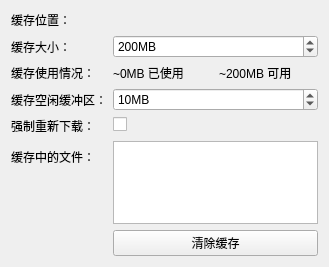
<ui version="4.0">
 <class>qSlicerSettingsCachePanel</class>
 <widget class="ctkSettingsPanel" name="qSlicerSettingsCachePanel">
  <property name="geometry">
   <rect>
    <x>0</x>
    <y>0</y>
    <width>329</width>
    <height>267</height>
   </rect>
  </property>
  <property name="windowTitle">
   <string>缓存</string>
  </property>
  <layout class="QFormLayout" name="formLayout">
   <property name="fieldGrowthPolicy">
    <enum>QFormLayout::AllNonFixedFieldsGrow</enum>
   </property>
   <item row="1" column="0">
    <widget class="QLabel" name="CachePathLabel">
     <property name="toolTip">
      <string>下载文件的缓存目录</string>
     </property>
     <property name="text">
      <string>缓存位置：</string>
     </property>
    </widget>
   </item>
   <item row="4" column="1">
    <layout class="QHBoxLayout" name="horizontalLayout_2">
     <item>
      <widget class="QLabel" name="UsedCacheSizeLabel">
       <property name="text">
        <string>~0MB 已使用</string>
       </property>
      </widget>
     </item>
     <item>
      <widget class="QLabel" name="FreeCacheSizeLabel">
       <property name="text">
        <string>~200MB 可用</string>
       </property>
      </widget>
     </item>
    </layout>
   </item>
   <item row="4" column="0">
    <widget class="QLabel" name="UsageLabel">
     <property name="toolTip">
      <string>当前缓存使用情况</string>
     </property>
     <property name="text">
      <string>缓存使用情况：</string>
     </property>
    </widget>
   </item>
   <item row="2" column="1">
    <widget class="QSpinBox" name="CacheSizeSpinBox">
     <property name="suffix">
      <string>MB</string>
     </property>
     <property name="minimum">
      <number>1</number>
     </property>
     <property name="maximum">
      <number>999999999</number>
     </property>
     <property name="singleStep">
      <number>10</number>
     </property>
     <property name="value">
      <number>200</number>
     </property>
    </widget>
   </item>
   <item row="2" column="0">
    <widget class="QLabel" name="CacheSizeLabel">
     <property name="toolTip">
      <string>下载文件专用缓存的上限</string>
     </property>
     <property name="text">
      <string>缓存大小：</string>
     </property>
    </widget>
   </item>
   <item row="6" column="1">
    <widget class="QSpinBox" name="CacheFreeBufferSpinBox">
     <property name="suffix">
      <string>MB</string>
     </property>
     <property name="maximum">
      <number>999999999</number>
     </property>
     <property name="singleStep">
      <number>10</number>
     </property>
     <property name="value">
      <number>10</number>
     </property>
    </widget>
   </item>
   <item row="6" column="0">
    <widget class="QLabel" name="CacheFreeBufferLabel">
     <property name="toolTip">
      <string>应保持的空闲空间。应为下载文件的典型大小。</string>
     </property>
     <property name="text">
      <string>缓存空闲缓冲区：</string>
     </property>
    </widget>
   </item>
   <item row="7" column="0">
    <widget class="QLabel" name="ForceRedownloadLabel">
     <property name="toolTip">
      <string>控制文件是否必须下载，即使它已经在缓存中</string>
     </property>
     <property name="text">
      <string>强制重新下载：</string>
     </property>
    </widget>
   </item>
   <item row="7" column="1">
    <widget class="QCheckBox" name="ForceRedownloadCheckBox">
     <property name="text">
      <string />
     </property>
    </widget>
   </item>
   <item row="8" column="1">
    <widget class="QListWidget" name="FilesListWidget" />
   </item>
   <item row="8" column="0">
    <widget class="QLabel" name="FilesListLabel">
     <property name="text">
      <string>缓存中的文件：</string>
     </property>
    </widget>
   </item>
   <item row="9" column="1">
    <widget class="QPushButton" name="ClearCachePushButton">
     <property name="toolTip">
      <string>删除缓存目录中的所有文件</string>
     </property>
     <property name="text">
      <string>清除缓存</string>
     </property>
    </widget>
   </item>
   <item row="1" column="1">
    <widget class="ctkDirectoryButton" name="CachePathButton" />
   </item>
  </layout>
 </widget>
 <customwidgets>
  <customwidget>
   <class>ctkDirectoryButton</class>
   <extends>QWidget</extends>
   <header>ctkDirectoryButton.h</header>
  </customwidget>
  <customwidget>
   <class>ctkSettingsPanel</class>
   <extends>QWidget</extends>
   <header>ctkSettingsPanel.h</header>
   <container>1</container>
  </customwidget>
 </customwidgets>
 <resources />
 <connections />
</ui>
